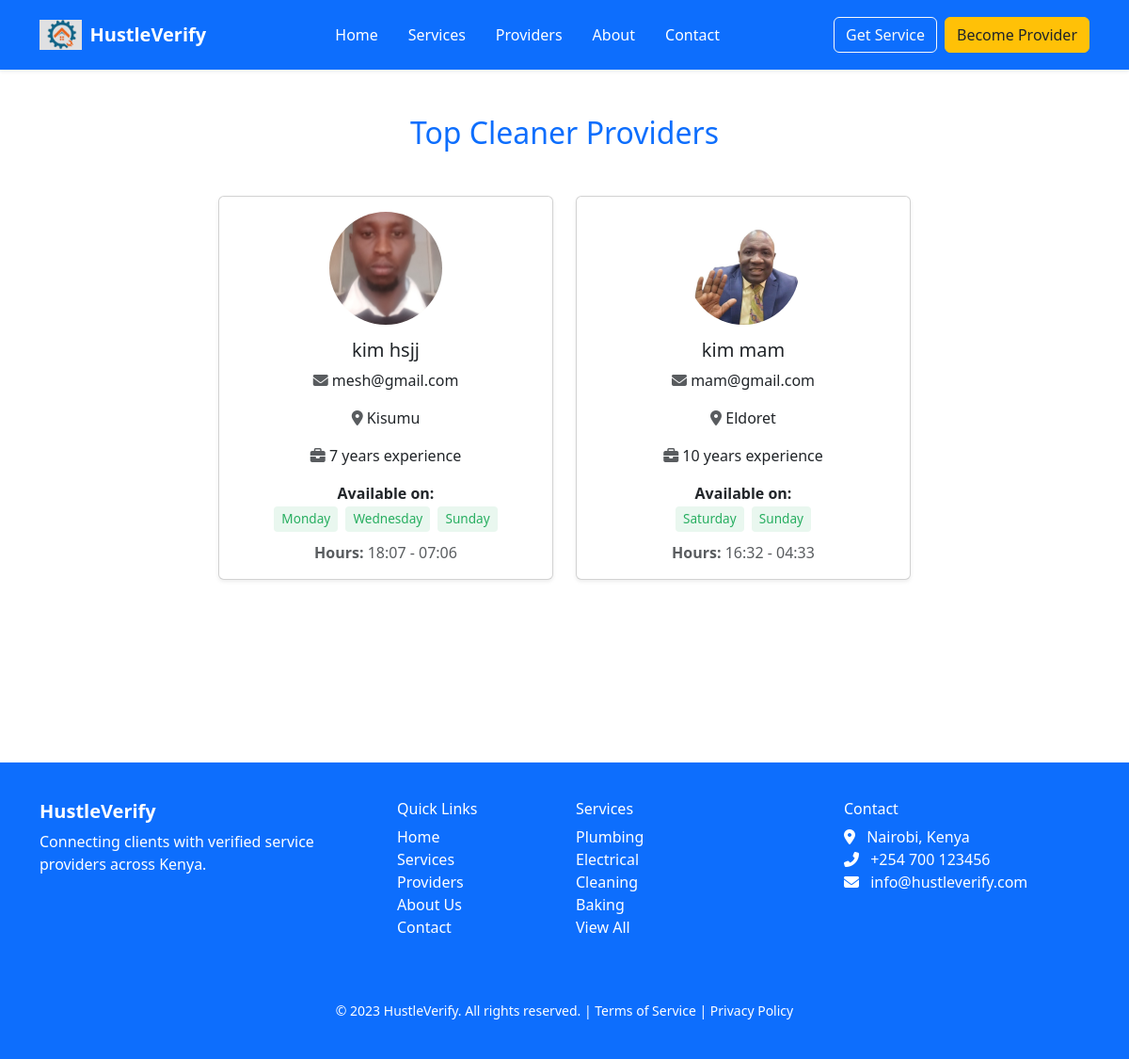
Screenshot of /services/providers/Cleaner/ with the database file from the repository.
### accounts/models.py (models this page shows, shortened)
class ServiceProviderProfile(models.Model):
    user = models.OneToOneField(User, on_delete=models.CASCADE)
    full_name = models.CharField(max_length=100)
    gender = models.CharField(max_length=10)
    phone_number = models.CharField(max_length=15, unique=True)
    email = models.EmailField(unique=True)
    location = models.CharField(max_length=50)
    address = models.TextField()
    profile_picture = models.ImageField(upload_to='profile_pics/', null=True, blank=True)
    id_number = models.CharField(max_length=20)
    id_image = models.ImageField(upload_to='id_images/', null=True, blank=True)
    service_category = models.CharField(max_length=100)
    availability_days = models.CharField(max_length=200)  # e.g., "Monday,Wednesday,Friday"
    availability_start_time = models.TimeField()
    availability_end_time = models.TimeField()
    experience_years = models.IntegerField()
    certifications = models.FileField(upload_to='certifications/', null=True, blank=True)
    next_of_kin_full_name = models.CharField(max_length=100)
    next_of_kin_relationship = models.CharField(max_length=50)
    next_of_kin_phone = models.CharField(max_length=15)
    ratings = models.FloatField(default=0.0)
    is_verified = models.BooleanField(default=False)

### services/views.py (the view)
# urls.py: path('providers/<str:category>/', views.providers_by_category, name='providers_by_category'),
def providers_by_category(request, category):
    raw_providers = ServiceProviderProfile.objects.filter(service_category=category)
    providers = []
    for provider in raw_providers:
        providers.append({
            'full_name': provider.full_name,
            'email': provider.email,
            'location': provider.location,
            'experience_years': provider.experience_years,
            'availability_days': provider.availability_days.split(',') if provider.availability_days else [],
            'availability_start_time': provider.availability_start_time,
            'availability_end_time': provider.availability_end_time,
            'ratings': provider.ratings,
            'profile_picture': provider.profile_picture,
        })
    return render(request, 'services/providers_by_category.html', {
        'category': category,
        'providers': providers
    })

### templates/services/providers_by_category.html (shortened to what this page needs)
{% extends 'base.html' %}
{% load static %}
{% block content %}
<div class="container mt-5">
  <h2 class="text-center text-primary mb-5">Top {{ category }} Providers</h2>
  <div class="row justify-content-center">
    {% for provider in providers %}
      <div class="col-md-4 mb-4 d-flex align-items-stretch">
        <div class="card provider-card shadow-sm w-100 text-center p-3">
          {% if provider.profile_picture %}
            <img src="{{ provider.profile_picture.url }}" alt="Profile Picture" class="provider-img mx-auto">
          {% else %}
            <img src="{% static 'default_avatar.png' %}" alt="Default Avatar" class="provider-img mx-auto">
          {% endif %}
          <h5 class="card-title">{{ provider.full_name }}</h5>
          <p><i class="fa fa-envelope text-muted"></i> {{ provider.email }}</p>
          <p><i class="fa fa-map-marker-alt text-muted"></i> {{ provider.location }}</p>
          <p><i class="fa fa-briefcase text-muted"></i> {{ provider.experience_years }} years experience</p>
          <div class="mb-2">
            <strong>Available on:</strong><br>
            {% for day in provider.availability_days %}
              <span class="availability-badge">{{ day|capfirst }}</span>
            {% endfor %}
          </div>
          <p class="text-muted mb-0"><strong>Hours:</strong> {{ provider.availability_start_time|time:"H:i" }} - {{ provider.availability_end_time|time:"H:i" }}</p>
        </div>
      </div>
    {% empty %}
      <div class="col-12 text-center">
        <p class="text-muted">No providers available in this category at the moment.</p>
      </div>
    {% endfor %}
  </div>
</div>
{% endblock %}

### templates/includes/head.html (style rules this page uses)
body { font-family: 'Inter', sans-serif; }

### templates/services/providers_by_category.html (style rules this page uses)
.provider-card { transition: transform 0.3s ease, box-shadow 0.3s ease; }
.provider-img { width: 120px; height: 120px; object-fit: cover; border-radius: 50%; margin-bottom: 15px; }
.availability-badge { background-color: #e9f7ef; color: #27ae60; padding: 3px 8px; border-radius: 4px; font-size: 0.85rem; margin: 2px; display: inline-block; }

### rows the page displays
ServiceProviderProfile: full_name "kim hsjj", email "mesh@gmail.com", location "Kisumu", availability_start_time "18:07", availability_end_time "07:06"
ServiceProviderProfile: full_name "kim mam", email "mam@gmail.com", location "Eldoret", availability_start_time "16:32", availability_end_time "04:33"

### other values shown
{{ category }} "Cleaner"
{{ provider.experience_years }} "7" "10"
{{ day|capfirst }} "Monday" "Wednesday" "Sunday" "Saturday" "Sunday"
